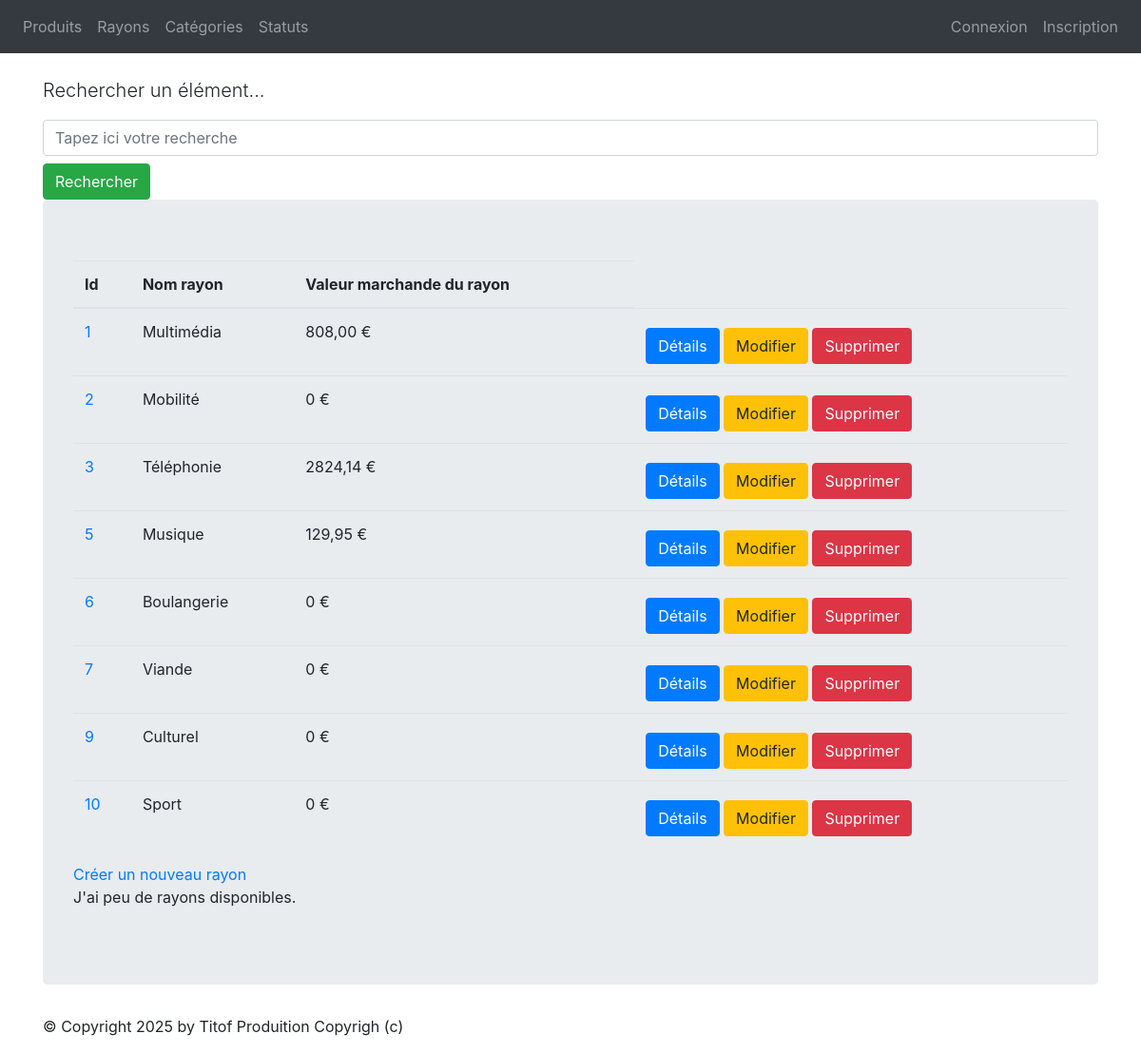
Page /monApp/rayons/ on the committed database.
### monApp/models.py (models this page shows, shortened)
class Rayon(models.Model):
    idRayon = models.AutoField(primary_key=True)
    nomRayon = models.CharField(max_length=100)

### monApp/views.py (the view)
# urls.py: path("rayons/", views.RayonListView.as_view(), name="list_rayons"),
class RayonListView(ListView):
    model = Rayon
    template_name = "list_rayons.html"
    context_object_name = "ray"
    def get_queryset(self):
        query = self.request.GET.get('search')
        if query:
            return Rayon.objects.filter(nomRayon__icontains=query).prefetch_related(Prefetch("contenir_rayon", queryset=Contenir.objects.select_related("produit")))
        return Rayon.objects.prefetch_related(Prefetch("contenir_rayon", queryset=Contenir.objects.select_related("produit")))
    def get_context_data(self, **kwargs):
        context = super(RayonListView, self).get_context_data(**kwargs)
        context['titremenu'] = "Liste de mes rayons"
        ryns_dt = []
        for rayon in context['ray']:
            total = 0
            for contenir in rayon.contenir_rayon.all():
                total += contenir.produit.prixUnitaireProd * contenir.Qte
            ryns_dt.append({'rayon': rayon,'total_stock': total})
        context['ryns_dt'] = ryns_dt
        return context

### monApp/templates/list_rayons.html
{% extends 'recherche.html' %}
{% block content %}
<table class="table">
    <thead>
        <th>Id</th>
        <th>Nom rayon</th>
        <th>Valeur marchande du rayon</th>
    </thead>
    <tbody>
    {% for data in ryns_dt %}
        <tr>
            <td><a href="{% url 'dtl_rayon' data.rayon.idRayon %}">{{ data.rayon.idRayon }}</a></td>
            <td>{{ data.rayon.nomRayon }} </td>
            <td>{{ data.total_stock }} €</td>
            <td>
            <a href="{% url 'dtl_rayon' data.rayon.idRayon %}" class="btn btn-primary mt-2">Détails</a>
            <a href="{% url 'ray_chng' data.rayon.idRayon %}" class="btn btn-warning mt-2">Modifier</a>
            <a href="{% url 'ray_del' data.rayon.idRayon %}" class="btn btn-danger mt-2">Supprimer</a>
            </td>
        </tr>
    {% endfor %}
    </tbody>
</table>
<a href="{% url 'crt_rayon' %}">Créer un nouveau rayon</a>
<p>
J'ai
{% if rays|length < 5 %}
    peu de
{% elif rays|length < 10 %}
    quelques
{% else %}
    beaucoup de
{% endif %}
rayons disponibles.
</p>
{% endblock %}

### rows in the picture
Rayon: rayon.idRayon "1", rayon.nomRayon "Multimédia", total_stock "808,00"
Rayon: rayon.idRayon "2", rayon.nomRayon "Mobilité", total_stock "0"
Rayon: rayon.idRayon "3", rayon.nomRayon "Téléphonie", total_stock "2824,14"
Rayon: rayon.idRayon "5", rayon.nomRayon "Musique", total_stock "129,95"
Rayon: rayon.idRayon "6", rayon.nomRayon "Boulangerie", total_stock "0"
Rayon: rayon.idRayon "7", rayon.nomRayon "Viande", total_stock "0"
Rayon: rayon.idRayon "9", rayon.nomRayon "Culturel", total_stock "0"
Rayon: rayon.idRayon "10", rayon.nomRayon "Sport", total_stock "0"
